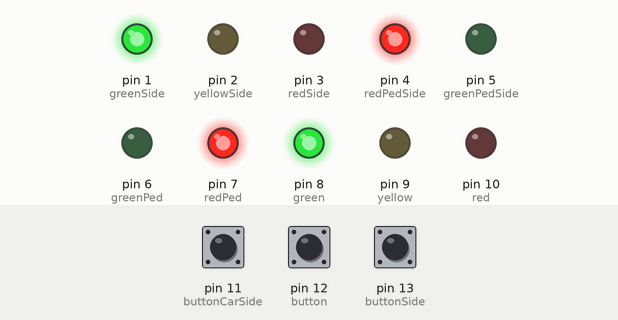
This sketch was run on a simulated Arduino Uno, built with avr-gcc and run on an emulated ATmega328P. On the bench: output pins drawn as LEDs (lit = HIGH). The inputs (shaded band) are chosen by the test bench; at power-on: pin 12 (button) LOW, pin 11 (buttonCarSide) LOW, pin 13 (buttonSide) LOW.

Above: at 1.2 s.
1.3 s: pin 12 (button) pulled HIGH for 0.15 s
At 2.5 s:
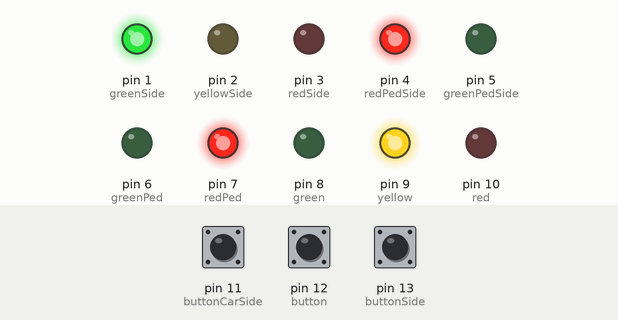
At 4.8 s:
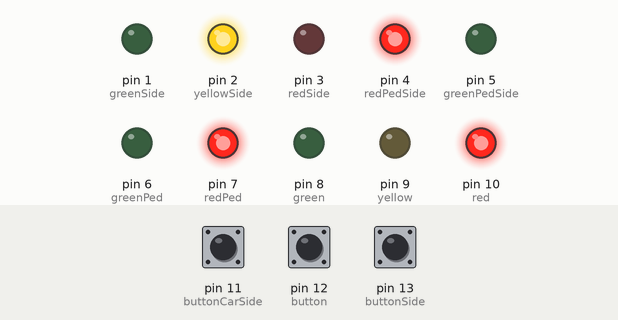
Timing chart, 0 to 16.4 s (numbered marks = the images above; inputs shaded):
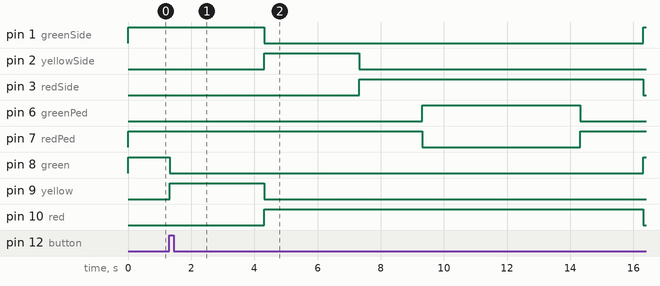

Measured:
- after the input at 1.3 s, pin 1 (greenSide): HIGH → LOW after 3.0 s, → HIGH 12.0 s later; pin 2 (yellowSide): LOW → HIGH after 3.0 s, → LOW 3.0 s later; pin 3 (redSide): LOW → HIGH after 6.0 s, → LOW 9.0 s later; pin 6 (greenPed): LOW → HIGH after 8.0 s, → LOW 5.0 s later; pin 7 (redPed): HIGH → LOW after 8.0 s, → HIGH 5.0 s later

The sketch:

_TrafficLight__sketch_jun23a.ino
```cpp
int red = 10;
int yellow = 9;
int green = 8;
int button = 12;

int greenPed = 6;
int redPed = 7;

int greenPedSide = 5;
int redPedSide = 4;
int redSide = 3;
int yellowSide = 2;
int greenSide = 1;
int buttonSide = 13;
int buttonCarSide = 11;

void setup() {
  pinMode(red, OUTPUT);
  pinMode(yellow, OUTPUT);
  pinMode(green, OUTPUT);
  pinMode(button, INPUT);
  pinMode(redPed, OUTPUT);
  pinMode(greenPed, OUTPUT);
  pinMode(redSide, OUTPUT);
  pinMode(yellowSide, OUTPUT);
  pinMode(greenSide, OUTPUT);
  pinMode(redPedSide, OUTPUT);
  pinMode(greenPedSide, OUTPUT);
  pinMode(buttonSide, INPUT);
  pinMode(buttonCarSide, INPUT);
  digitalWrite(green, HIGH);
  digitalWrite(redPed, HIGH);
  digitalWrite(redPedSide, HIGH);
  digitalWrite(greenSide, HIGH);
}

void loop() {
  if (digitalRead(button) == HIGH) {
    delay(15); // software debounce
    if (digitalRead(button) == HIGH) {
      // if the switch is HIGH, ie. pushed down - change the lights!
      changeLightsToRed();
      changeLightsToRedSide();
      changeLightsToGreenPedestrian();
      changeLightsToRedPedestrian();
      changeLightsToGreen();
      changeLightsToGreenSide();
      delay(3000); // wait for 15 seconds
    }
  }

  //Button for the side street
  if (digitalRead(buttonSide) == HIGH) {
    delay(15); // software debounce
    if (digitalRead(buttonSide) == HIGH) {
      // if the switch is HIGH, ie. pushed down - change the lights!
      changeLightsToRedSide();
      changeLightsToGreenPedestrianSide();
      changeLightsToRedPedestrianSide();
      changeLightsToGreenSide();
      delay(10000); // wait for 15 seconds
    }
  }

  //Button if car is detected for to long on the side street
  if (digitalRead(buttonCarSide) == HIGH) {
    delay(15); // software debounce
    if (digitalRead(buttonCarSide) == HIGH) {
      // if the switch is HIGH, ie. pushed down - change the lights!
      changeLightsToRed();
      delay(5000);
      changeLightsToRedSide();
      delay(5000);
      changeLightsToGreenSide();
      changeLightsToGreen();
      delay(3000);
    }
  }
}

void changeLightsToRed() {
  digitalWrite(green, LOW);
  digitalWrite(yellow, HIGH);
  delay(3000);

  //turn off yellow, then turn red on for 5 seconds
  digitalWrite(yellow, LOW);
  digitalWrite(red, HIGH);
}

void changeLightsToGreen() {
  digitalWrite(yellow, LOW);
  digitalWrite(red, LOW);
  digitalWrite(green, HIGH);
}

void changeLightsToGreenPedestrian() {
  delay(2000);
  digitalWrite(redPed, LOW);
  digitalWrite(greenPed, HIGH);
  delay(5000);
}

void changeLightsToRedPedestrian() {
  digitalWrite(greenPed, LOW);
  digitalWrite(redPed, HIGH);
  delay(2000);
}

void changeLightsToRedPedestrianSide() {
  digitalWrite(greenPedSide, LOW);
  digitalWrite(redPedSide, HIGH);
  delay(2000);
}

void changeLightsToGreenPedestrianSide() {
  delay(2000);
  digitalWrite(redPedSide, LOW);
  digitalWrite(greenPedSide, HIGH);
  delay(5000);
}

void changeLightsToRedSide() {
  digitalWrite(greenSide, LOW);
  digitalWrite(yellowSide, HIGH);
  delay(3000);

  //turn off yellow, then turn red on for 5 seconds
  digitalWrite(yellowSide, LOW);
  digitalWrite(redSide, HIGH);
}

void changeLightsToGreenSide() {
  digitalWrite(yellowSide, LOW);
  digitalWrite(redSide, LOW);
  digitalWrite(greenSide, HIGH);
}
```
